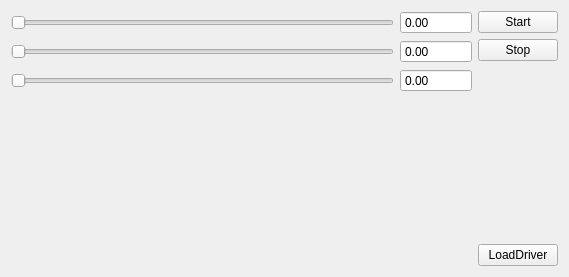
<?xml version="1.0" encoding="UTF-8"?>
<ui version="4.0">
 <class>RobotXyzWidget</class>
 <widget class="QWidget" name="RobotXyzWidget">
  <property name="geometry">
   <rect>
    <x>0</x>
    <y>0</y>
    <width>569</width>
    <height>277</height>
   </rect>
  </property>
  <property name="windowTitle">
   <string>Form</string>
  </property>
  <layout class="QGridLayout" name="gridLayout_2">
   <item row="0" column="1">
    <widget class="QPushButton" name="btnStart">
     <property name="text">
      <string>Start</string>
     </property>
    </widget>
   </item>
   <item row="0" column="0" rowspan="3">
    <layout class="QGridLayout" name="gridLayout">
     <item row="0" column="0">
      <widget class="QSlider" name="slider_x">
       <property name="orientation">
        <enum>Qt::Horizontal</enum>
       </property>
      </widget>
     </item>
     <item row="1" column="0">
      <widget class="QSlider" name="slider_y">
       <property name="orientation">
        <enum>Qt::Horizontal</enum>
       </property>
      </widget>
     </item>
     <item row="1" column="1">
      <widget class="QDoubleSpinBox" name="dsb_y">
       <property name="buttonSymbols">
        <enum>QAbstractSpinBox::NoButtons</enum>
       </property>
       <property name="minimum">
        <double>-9999999.000000000000000</double>
       </property>
       <property name="maximum">
        <double>9999999.000000000000000</double>
       </property>
      </widget>
     </item>
     <item row="2" column="0">
      <widget class="QSlider" name="slider_z">
       <property name="orientation">
        <enum>Qt::Horizontal</enum>
       </property>
      </widget>
     </item>
     <item row="2" column="1">
      <widget class="QDoubleSpinBox" name="dsb_z">
       <property name="buttonSymbols">
        <enum>QAbstractSpinBox::NoButtons</enum>
       </property>
       <property name="minimum">
        <double>-9999999.000000000000000</double>
       </property>
       <property name="maximum">
        <double>9999999.000000000000000</double>
       </property>
      </widget>
     </item>
     <item row="0" column="1">
      <widget class="QDoubleSpinBox" name="dsb_x">
       <property name="buttonSymbols">
        <enum>QAbstractSpinBox::NoButtons</enum>
       </property>
       <property name="minimum">
        <double>-9999999.000000000000000</double>
       </property>
       <property name="maximum">
        <double>9999999.000000000000000</double>
       </property>
      </widget>
     </item>
    </layout>
   </item>
   <item row="3" column="1">
    <spacer name="verticalSpacer">
     <property name="orientation">
      <enum>Qt::Vertical</enum>
     </property>
     <property name="sizeHint" stdset="0">
      <size>
       <width>20</width>
       <height>158</height>
      </size>
     </property>
    </spacer>
   </item>
   <item row="1" column="1">
    <widget class="QPushButton" name="btnStop">
     <property name="text">
      <string>Stop</string>
     </property>
    </widget>
   </item>
   <item row="4" column="1">
    <widget class="QPushButton" name="btnLoadDriver">
     <property name="text">
      <string>LoadDriver</string>
     </property>
    </widget>
   </item>
  </layout>
 </widget>
 <resources/>
 <connections/>
</ui>
